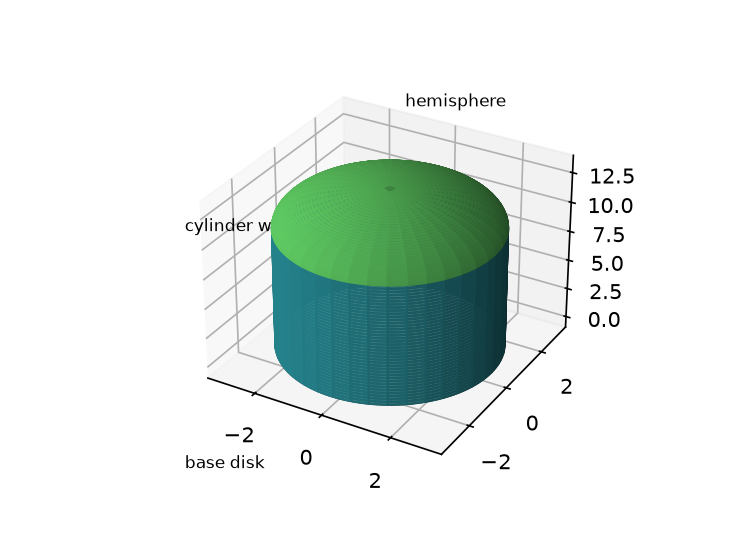

Generate this figure with Python:
"""Figure 1.1: the silo with the cylinder wall, the hemisphere, and the base disk."""

import matplotlib
matplotlib.use("Agg")
import matplotlib.pyplot as plt
import numpy as np
import os
th = np.linspace(0, 2 * np.pi, 160)
zw = np.linspace(0, 10, 40)
ph = np.linspace(0, np.pi / 2, 40)
TH, ZW = np.meshgrid(th, zw)
PH, TH2 = np.meshgrid(ph, th)
cw, sw, zw_ = 3 * np.cos(TH), 3 * np.sin(TH), ZW
hx = 3 * np.sin(PH) * np.cos(TH2)
hy = 3 * np.sin(PH) * np.sin(TH2)
hz = 10 + 3 * np.cos(PH)
fig, ax = plt.subplots(subplot_kw={"projection": "3d"}, figsize=(5, 3.6))
cm = plt.cm.viridis
ax.plot_surface(cw, sw, zw_, facecolors=cm(np.full(cw.shape, 0.45)), alpha=0.85)
ax.plot_surface(hx, hy, hz, facecolors=cm(np.full(hx.shape, 0.75)), alpha=0.85)
ax.plot(3 * np.cos(th), 3 * np.sin(th), np.zeros_like(th), color="black", linewidth=0.8)
p1 = (3 * np.cos(np.pi / 3), 3 * np.sin(np.pi / 3), 5.0)
p2 = (3 * np.sin(np.pi / 4) * np.cos(np.pi / 3), 3 * np.sin(np.pi / 4) * np.sin(np.pi / 3), 10 + 3 * np.cos(np.pi / 4))
p3 = (2.0, 0.0, 0.0)
pts = np.array([p1, p2, p3])
ax.scatter(pts[:, 0], pts[:, 1], pts[:, 2], s=6, color="white", depthshade=False)
ax.text2D(0.02, 0.60, "cylinder wall", transform=ax.transAxes, fontsize=8)
ax.text2D(0.55, 0.90, "hemisphere", transform=ax.transAxes, fontsize=8)
ax.text2D(0.02, 0.03, "base disk", transform=ax.transAxes, fontsize=8)
fig.canvas.draw()
rn = fig.canvas.get_renderer()
ab = ax.get_window_extent(rn)
arts = list(ax.texts) + ([ax.get_legend()] if ax.get_legend() else [])
for a in arts:
    b = a.get_window_extent(rn)
    n = a.get_text() if hasattr(a, "get_text") else "legend"
    assert ab.x0 - 1 <= b.x0 and b.x1 <= ab.x1 + 1, n
    assert ab.y0 - 1 <= b.y0 and b.y1 <= ab.y1 + 1, n
fig.savefig(os.path.join(os.path.dirname(os.path.abspath(__file__)), "part1_figure1.png"), dpi=150)
print("saved part1_figure1.png")
